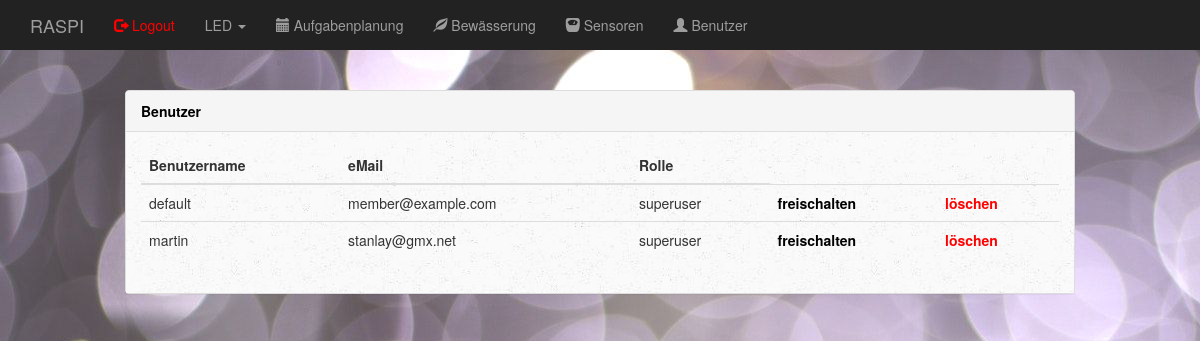
Page /dashboard/user/ (signed in) on the committed database.
### app.py (models this page shows)
class User(UserMixin, db.Model):
    __tablename__ = 'user'
    id       = db.Column(db.Integer, primary_key=True, autoincrement = True)
    username = db.Column(db.String(50), unique=True)
    email    = db.Column(db.String(50), unique=True)
    password = db.Column(db.String(100))
    role     = db.Column(db.String(20), server_default=("user"))

### app.py (the view)
@app.route('/dashboard/user/', methods=['GET', 'POST'])
@login_required
@superuser_required
def dashboard_user():
    user_list = User.query.all()
    return render_template('dashboard_user.html',
                            name=current_user.username,
                            user_list=user_list,
                            )

### app.py (called while the page is built)
def superuser_required(f):
    @wraps(f)
    def wrap(*args, **kwargs):
        if current_user.role == "superuser":
            return f(*args, **kwargs)
        else:
            form = LoginForm()
            return render_template('login.html', form=form, role_check=False)
    return wrap

@login_manager.user_loader
def load_user(user_id):
    return User.query.get(int(user_id))

### templates/dashboard_user.html (shortened to what this page needs)
{% extends "bootstrap/base.html" %}
{% block styles %}
{{super()}}
<link rel="stylesheet" href="{{url_for('.static', filename='dashboard.css')}}">
{% endblock %}
{% block content %}
<nav class="navbar navbar-inverse navbar-fixed-top">
  <div class="container">
    <div class="navbar-header">
      <a class="navbar-brand" href="#">RASPI</a>
    </div>
    <div id="navbar" class="collapse navbar-collapse">
      <ul class="nav navbar-nav">
        <li><a href="{{ url_for('logout') }}"><span class="glyphicon glyphicon-log-out" style="color:red"></span><font color="red"> Logout</font></a></li>
        <li class="dropdown">
          <a class="dropdown-toggle" data-toggle="dropdown" href="#">LED
          <span class="caret"></span></a>
        </li>
        <li><a href="{{ url_for('dashboard_schedular') }}"><span class="glyphicon glyphicon-calendar"></span> Aufgabenplanung</a></li>
        <li><a href="{{ url_for('dashboard_plants') }}"><span class="glyphicon glyphicon-leaf"></span> Bewässerung</a></li>
        <li><a href="{{ url_for('dashboard_sensors') }}"><span class="glyphicon glyphicon-scale"></span> Sensoren</a></li>
        <li><a href="{{ url_for('dashboard_user') }}"><span class="glyphicon glyphicon-user"></span> Benutzer</a></li>
      </ul>
    </div>
  </div>
</nav>
<br>
<div class="col-sm-2 col-sm-offset-2 col-md-10 col-md-offset-1 main">
  <div class="row">
    <div class="col">
      <div class="panel panel-default">
        <div class="panel-heading"><font color="black"><b>Benutzer</b></font></div>
        <div class="panel-body">
        <table class="table">
          <thead>
            <tr>
            <th scope="col">Benutzername</th>
            <th scope="col">eMail</th>
            <th scope="col">Rolle</th>
          </thead>
          <tbody>
              {% for user in user_list %}
              <tr>
                <td>{{ user.username }}</td>
                <td>{{ user.email }}</td>
                <td>{{ user.role }}</td>
                <td><a href="/dashboard/user/role/{{ user.id }}"><font color="black"><b>freischalten</b></font></a></td>
                <td><a href="/dashboard/user/delete/{{ user.id }}"><font color="red"><b>löschen</b></font></a></td>
              </tr>
              {% endfor %}
          </tbody>
        </table>
        </div>
      </div>
    </div>
  </div>
</div>
{% endblock %}

### static/dashboard.css (style rules this page uses)
body { padding-top: 50px; background-image: url(images/background.jpg); }
.panel-body { background-image: url(images/background-panal.jpg); }
.navbar-fixed-top { border: 0; }
.main { padding: 20px; }
@media (min-width: 768px) { .main { padding-right: 40px; padding-left: 40px; } }

### rows in the picture
User: username "default", email "member@example.com", role "superuser"
User: username "martin", email "stanlay@gmx.net", role "superuser"
